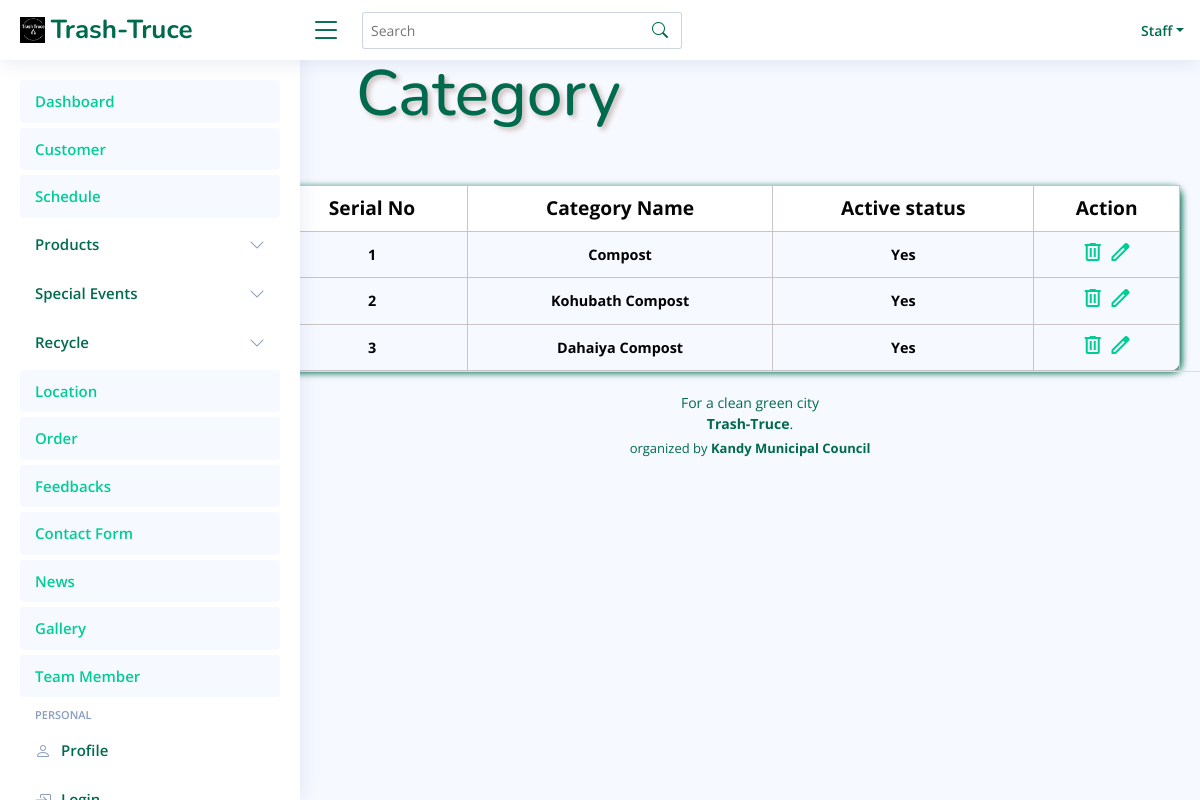
/staff_TrashTruce/Category.php (signed in), run on the app's committed database.
### tables this page shows
CREATE TABLE `category` (
  `ID` int(11) NOT NULL,
  `Title` text NOT NULL,
  `active` text NOT NULL
);

### FO/products.php (called while the page is built, shortened)
<?php
class Products
{
public static function GetCategories()
{
    try {
        $query = "SELECT `ID`, `Title`, `active` FROM `category`";
        $conn = Conn::GetConnection();
        $result = $conn->query($query);
        $categories = array();
        foreach ($result->fetchAll() as $r) {
            $category = new Products();
            $category->cID = $r['ID'];
            $category->cName = $r['Title'];
            $category->cactive = $r['active'];
            array_push($categories, $category);
        }
        return $categories;
    } catch (Exception $th) {
        throw $th;
    }
}
}
?>

### staff_TrashTruce/Category.php (the view, shortened to what this page needs)
<?php
include('../FO/products.php');
try {
    $categories = Products::GetCategories();
} catch (Exception $e) {
    echo 'Error: ' . $e->getMessage();
}
if (!empty($_GET['search'])) {
    $search = $_GET['search'];
    $categories = Products::SearchCategories($search);
} else {
    $categories = Products::GetCategories();
}
?>
<!DOCTYPE html>
<html lang="en">
<head>
    <link rel="stylesheet" href="assets/css/View.css">
</head>
<body>
    <div>
       <?php include "Header.php"; ?>
    </div>
    <div class="main">
        <div class="colorbar">
            <h1>Category</h1>
        </div>
        <div class="btnAll">
            <div class="btnAllDlt"><button class="btn10"><a href="AddCategory.php">Add Category</a></button></div>
        </div>
        <div class="intro">
            <table>
                <tr>
                    <th>Serial No</th>
                    <th>Category Name</th>
                    <th>Active status</th>
                    <th>Action</th>
                </tr>
                <?php if (count($categories) > 0): ?>
                <?php foreach ($categories as $index => $category): ?>
                <tr>
                    <td><?php echo $index + 1; ?></td>
                    <td><?php echo $category->cName; ?></td>
                    <td><?php echo $category->cactive; ?></td>
                    <td>
                        <a href="deleteCategory.php?id=<?php echo $category->cID; ?>" onclick="return confirm('Are you sure you want to delete this Category?');"><span class="material-symbols-outlined">delete</span></a>
                        <a href="EditCategory.php?id=<?php echo $category->cID; ?>"><span class="material-symbols-outlined">edit</span></a>
                    </td>
                </tr>
                <?php endforeach; ?>
                <?php else: ?>
                    <tr>
                        <td colspan="7">No Category Details Found.</td>
                    </tr>
                <?php endif; ?>
            </table>
        </div>
    </div>
    <div>
    </div>
</body>
</html>

### staff_TrashTruce/assets/css/View.css (style rules this page uses)
body { font-family: "Open Sans", sans-serif; background: #f6f9ff; color: #444444; }
.main { padding: 0; }
.colorbar h1 { color: #006A4E; font-family: "Nunito", sans-serif; padding: 20px; text-shadow: 3px 3px 5px rgb(204, 188, 188); margin-left: 50px; font-size: 4em; margin-left: 28%; margin-top: 3%; }
.intro { margin-top: 0px; margin-left: 23%; margin-right: 20px; }
table { width: 100%; border-collapse: collapse; color: rgb(5, 5, 5); border-radius: 10px; box-shadow: 2px 2px 7px #006A4E; border-radius: 10px; }
table th { border: 1px solid #c2bcbcdd; border-radius: 2px; padding: 8px; text-align: center; font-size: 1.2em; }
table td { border: 1px solid #c2bcbcdd; border-radius: 2px; padding: 8px; text-align: center; color: black; font-size: 0.9em; font-weight: bold; }
table th { background-color:white }
.btn10 { border: none; padding: 0; }

### staff_TrashTruce/assets/css/style.css (style rules this page uses)
:root { scroll-behavior: smooth; }
body { font-family: "Open Sans", sans-serif; background:#f6f9ff; color: #444444; }
a { color: #00cc96; text-decoration: none; }
h1, h2, h3, h4, h5, h6 { font-family: "Nunito", sans-serif; }
@media (min-width: 1200px) { #main, #footer { margin-left: 300px; } }
.footer { padding: 20px 0; font-size: 14px; transition: all 0.3s; border-top: 1px solid #cddfff; }
.footer .copyright { text-align: center; color: #006A4E; }
.footer .credits { padding-top: 5px; text-align: center; font-size: 13px; color: #006A4E; }

### data on the page
category: Title "Compost", active "Yes"
category: Title "Kohubath Compost", active "Yes"
category: Title "Dahaiya Compost", active "Yes"
